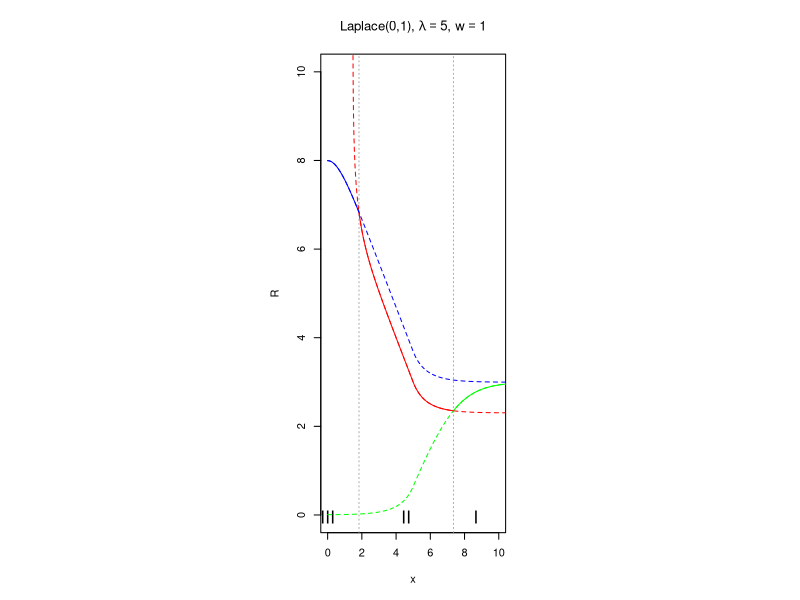

This figure's R source:
#--------------------------------------------------------------------------------------------------------------------#
# On frequentist coverage of Bayesian credible sets for estimation of the mean under constraints
# Duisters & Schmidt-Hieber
# Math Institute, Leiden University
# Feb 2020
#--------------------------------------------------------------------------------------------------------------------#
#--------------------------------------------------------------------------------------------------------------------#
# source functions
library(rmutil) #dlaplace

#--------------------------------------------------------------------------------------------------------------------#
# Plots
#--------------------------------------------------------------------------------------------------------------------#
# Fig: Visualize R functions
dist <- "Lap"

# localize g and G functions
if(dist=="Lap"){
  g <- function(x,theta0=0){dlaplace(x,m=theta0,s=1)}
  G <- function(x,theta0=0){plaplace(x,m=theta0,s=1)}  
  Ginv <- function(p){qlaplace(p)}
  distname <- "Laplace(0,1)"
}

#--------------------------------------------------------------------------------------------------------------------#
# R functions
R1f <- function(x,alpha,w,lambda){Ginv(pmax(0,pmin(1,1 - alpha/2 - (1-w)/(2*w)*alpha*g(x)-((1-alpha)/2)*(G(lambda-x)-G(-lambda-x)))))}
R2f <- function(x,alpha,w,lambda){Ginv(pmax(0,pmin(1,1 - alpha - (1-w)/w*alpha*g(x)+alpha*(G(lambda-x)-G(-lambda-x)) + G(-lambda-x))))}
R3f <- function(x,alpha,w,lambda){Ginv(pmax(0,pmin(1,1 - alpha/2 - (1-w)/(2*w)*alpha*g(x)+(alpha/2)*(G(lambda-x)-G(-lambda-x)))))}

#--------------------------------------------------------------------------------------------------------------------#


#--------------------------------------------------------------------------------------------------------------------#
# codechunk for plotting
code.chunk <- function(lambda,alpha,w,distname,h=0.0001){
  
  xgrid <- seq(0,15,h)
  ranges <- c(0,10)
  
  # get R
  R1 <- R1f(xgrid,alpha,w,lambda)
  R2 <- R2f(xgrid,alpha,w,lambda)
  R3 <- R3f(xgrid,alpha,w,lambda)
  
  plot(xgrid,xgrid,type="n",xlab="x",ylab="R",xlim=ranges,ylim=c(0,10)) 
  title(bquote(paste(.(distname),", ",lambda==.(lambda),", ",w==.(w))))
  
  
  X1 <- xgrid[xgrid > lambda + R1]
  X2 <- xgrid[(xgrid > 0) & (-lambda + R3 < xgrid) & (xgrid <= lambda + R1)  ]
  X3 <- xgrid[abs(xgrid) <= -lambda + R3]
  X4 <- -X2
  X5 <- -X1
  
  # exclude |x| <= t_alpha
  ta <-max(0,xgrid[((w/(1-w))*(G(xgrid - lambda) + G(-xgrid - lambda))/g(xgrid)) <= (alpha/(1-alpha))])
  
  if(ta==0){ # this is a manual trick, not exact
    #abline(v=c(max(X5),max(X4),min(X2),min(X1)),lty=3,col="darkgrey")
    #mtext(c("I","IV","III","II","I"),side=1,adj=0.5,line=-1.5,at=c((min(ranges)+max(X5))/2,(max(X5)+max(X4))/2,(max(X4)+min(X2))/2,(min(X2)+min(X1))/2,(min(X1)+max(ranges))/2))
    abline(v=c(min(X2),min(X1)),lty=3,col="darkgrey")
    mtext(c("III","II","I"),side=1,adj=0.5,line=-1.5,at=c((max(X4)+min(X2))/2,(min(X2)+min(X1))/2,(min(X1)+max(ranges))/2))
    
  }else{
    # abline(v=c(max(X5),-ta,ta,min(X1)),lty=3,col="darkgrey")  
    # mtext(c("I","IV","-","II","I"),side=1,adj=0.5,line=-1.5,at=c((min(ranges)+max(X5))/2,(max(X5)-ta)/2,(-ta+ta)/2,(ta+min(X1))/2,(min(X1)+max(ranges))/2))
    # mtext(c(expression(-t[alpha]),expression(t[alpha])),side=1,at=c(-ta,ta),line=1)
    abline(v=c(ta,min(X1)),lty=3,col="darkgrey")  
    mtext(c("-","II","I"),side=1,adj=0.5,line=-1.5,at=c((-ta+ta)/2,(ta+min(X1))/2,(min(X1)+max(ranges))/2))
    mtext(c(expression(t[alpha])),side=1,at=c(ta),line=1)
  }
  
  lines(xgrid,R1,col="green",lty=2)
  lines(xgrid,R2,col="red",lty=2)
  lines(xgrid,R3,col="blue",lty=2)
  
  # Active x in regime
  lines(X1[abs(X1)>ta],R1f(X1[abs(X1)>ta],alpha,w,lambda),col="green",lty=1)
  lines(X2[abs(X2)>ta],R2f(X2[abs(X2)>ta],alpha,w,lambda),col="red",lty=1)
  lines(X3[abs(X3)>ta],R3f(X3[abs(X3)>ta],alpha,w,lambda),col="blue",lty=1)
  
  
}
# note, could use this code to generate L,U figures as well (replace getU function). Gives the same results.

#--------------------------------------------------------------------------------------------------------------------#
# Visualize R function
pdf("Figures/figR.pdf",width=12,height=4.5)

par(mfrow=c(1,3)) # this is a trick to get the size exactly the same as figLU
plot.new()
code.chunk(lambda=5,alpha=0.05,w=1,distname) # the actual figure
plot.new()

dev.off()

#--------------------------------------------------------------------------------------------------------------------#
